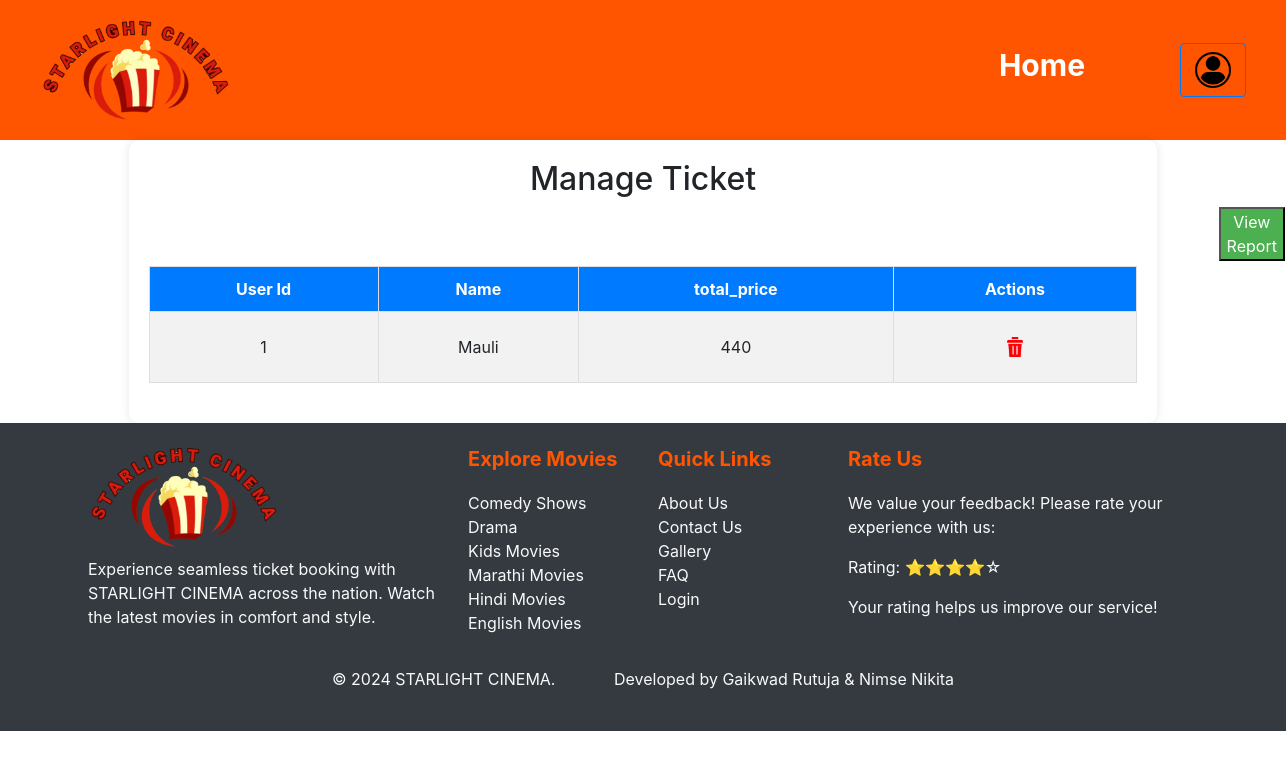
Before: /Admin/pages/manage-ticket.php with the older database file.
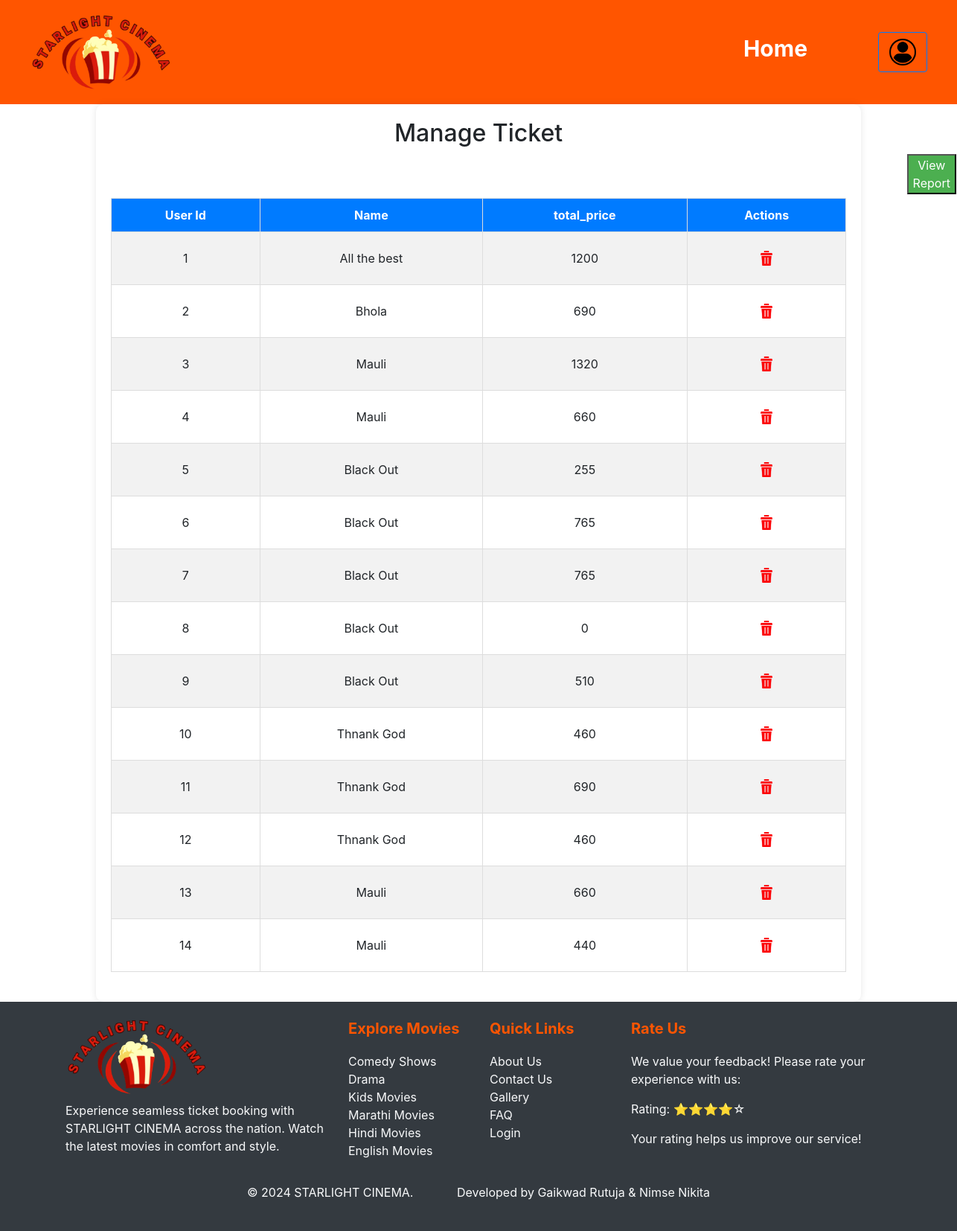
After: the same page with the newer database file.
### tables this page shows
CREATE TABLE `ticket` (
  `id` int(50) NOT NULL,
  `name` text NOT NULL,
  `quantity` text NOT NULL,
  `total_price` text NOT NULL,
  `image` text NOT NULL,
  `show_date` text NOT NULL,
  `show_time` text NOT NULL
);

### Admin/pages/manage-ticket.php (the view, shortened to what this page needs)
<?php
$databaseHost = "localhost";
$databaseName = "movieticketdb";
$databaseUsername = "root";
$databasePassword = "";
$con = new mysqli($databaseHost, $databaseUsername, $databasePassword,$databaseName)or die($conn->connect_error());
$sql = "SELECT * FROM ticket ORDER BY id DESC";
 $query= $con->query($sql)
?>
<!DOCTYPE html>
<html lang="en">
<head>
    <link rel="stylesheet" href="./../css/addmovie.css">
    <link rel="stylesheet" href="./../css/manage-registration.css">
    <link rel="stylesheet" href="https://stackpath.bootstrapcdn.com/bootstrap/4.5.2/css/bootstrap.min.css">
</head>
<body>
    <header class="header">
        <div class="logo"><img src=".\..\..\Images\logo2.png" class="logo-img"></div>
        <nav class="nav">
        <ul>
            <li><a href="./admin-dashboard.php" style="margin-right:50px; font-size:30px;" >Home</a></li>
            <div class="d-flex align-items-center">
            <a href="./login.php" class="btn btn-outline-primary">
        <i class="bi bi-person"></i><img src =".\..\..\Images\login.png" style="height:40px;">
      </a>
    </div>
            </ul>
        </nav>
    </header>
    <div class="containers">
        <h2> Manage Ticket</h2>
        <div >
            <a href="./report-ticket.php"><button  style="color:white; background-color:#4CAF50;margin-left:1070px;margin-top:1px;margin-bottom: 5px;">View Report</button></a>
         </div>
        <table class="movie-table">
            <thead>
                <tr>
                    <th>User Id</th>
                    <th>Name</th>
                    <th>total_price</th>
                    <th>Actions</th>
                </tr>
            </thead>
            <tbody>
                <tr>
                <?php
$i=0;
while ($res = $query->fetch_assoc())
 {
  echo "<tr>";
  echo" <td >".++$i."</td>";
  echo "<td>".$res['name']."</td>";
  echo "<td>".$res['total_price']."</td>";
  echo "<td>";
  echo "<a href='.\delete-ticket.php?id=".$res['id']."'>
          <img src='.\..\..\Images\admin-images\delete.png' alt='Delete' class='icon' style='height:40px;'>
        </a>";
  echo "</td>";
  echo "</tr>";
}
?>
            </tbody>
        </table>
    </div>
     <div class="footer bg-dark text-light py-4">
    <div class="container">
        <div class="row">
            <div class="col-md-4">
            <div class="logo"><img src="./../../Images/logo2.png" class="logo-img" alt="Logo"></div>
                <p style="margin-top:10px;">Experience seamless ticket booking with STARLIGHT CINEMA across the nation. Watch the latest movies in comfort and style.</p>
            </div>
            <div class="col-md-2">
                <h5 class="footer-title">Explore Movies</h5>
                <ul class="list-unstyled">
                    <li><a href="#" class="text-light">Comedy Shows</a></li>
                    <li><a href="#" class="text-light">Drama</a></li>
                    <li><a href="#" class="text-light">Kids Movies</a></li>
                    <li><a href="#" class="text-light">Marathi Movies</a></li>
                    <li><a href="#" class="text-light">Hindi Movies</a></li>
                    <li><a href="#" class="text-light">English Movies</a></li>
                </ul>
            </div>
            <div class="col-md-2">
                <h5 class="footer-title">Quick Links</h5>
                <ul class="list-unstyled">
                    <li><a href="#" class="text-light">About Us</a></li>
                    <li><a href="#" class="text-light">Contact Us</a></li>
                    <li><a href="#" class="text-light">Gallery</a></li>
                    <li><a href="#" class="text-light">FAQ</a></li>
                    <li><a href="#" class="text-light">Login</a></li>
                </ul>
            </div>
            <div class="col-md-4">
    <h5 class="footer-title">Rate Us</h5>
    <p>We value your feedback! Please rate your experience with us:</p>
    <div class="rating">
    <p>Rating: ⭐⭐⭐⭐☆</p>
    </div>
    <p>Your rating helps us improve our service!</p>
</div>
        </div>
        <div class="row mt-3 text-center">
            <div class="col-12">
                <p>&copy; 2024 STARLIGHT CINEMA.  &nbsp; &nbsp; &nbsp; &nbsp; &nbsp; &nbsp;  Developed by Gaikwad Rutuja & Nimse Nikita</p>
            </div>
        </div>
    </div>
</div>
</body>
</html>

Changed rows visible on the page:
added ticket: name "All the best", total_price "1200"
added ticket: name "Bhola", total_price "690"
added ticket: name "Mauli", total_price "1320"
added ticket: name "Mauli", total_price "660"
added ticket: name "Black Out", total_price "255"
added ticket: name "Black Out", total_price "765"
added ticket: name "Black Out", total_price "765"
added ticket: name "Black Out", total_price "0"
added ticket: name "Black Out", total_price "510"
added ticket: name "Thnank God", total_price "460"
added ticket: name "Thnank God", total_price "690"
added ticket: name "Thnank God", total_price "460"
added ticket: name "Mauli", total_price "660"
